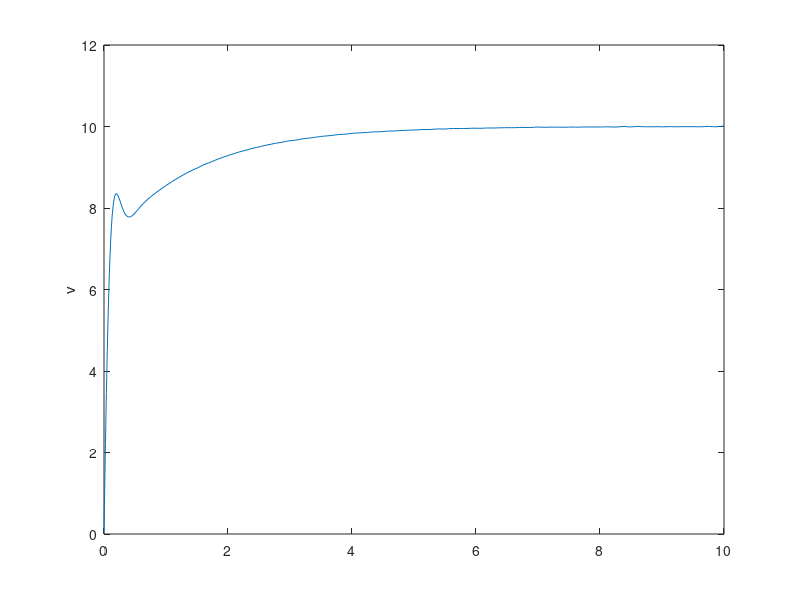
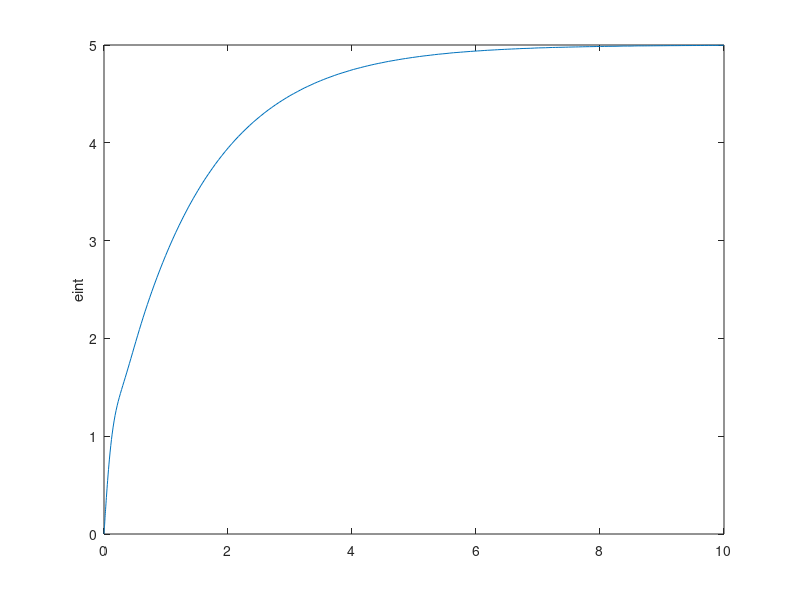
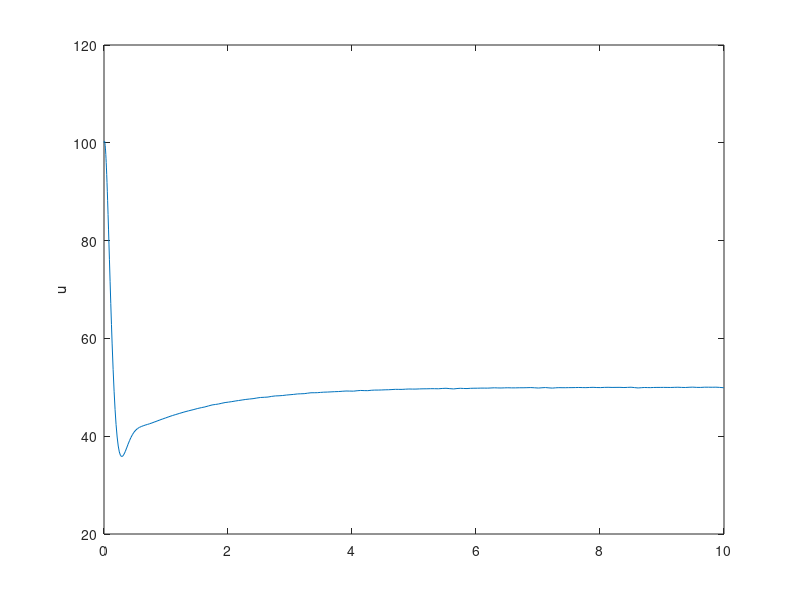
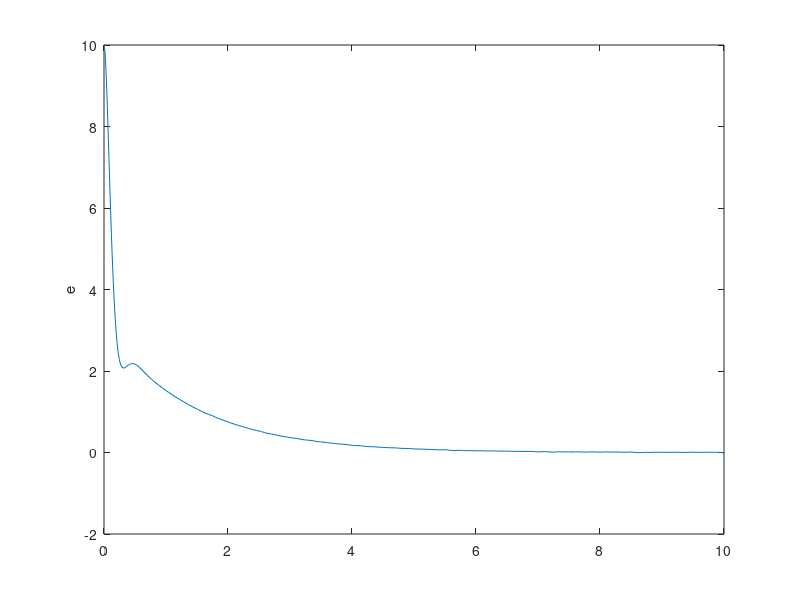

MATLAB code to generate these figures, in order:
function cruise_control()
global ki kp vc

clc
close all

kp = 10;
ki = 10;
vc = 10;

[tout,zout] = ode45(@Derivatives,[0 10],[0;0;0]);

%size(zout)
v = zout(:,1);
vtilde = zout(:,2);
eint = zout(:,3);

e = vc - vtilde;
u = kp*e + ki*eint;
%u(u>100)=100;

figure()
plot(tout,v)
ylabel('v')

figure()
plot(tout,eint)
ylabel('eint')

figure()
plot(tout,u)
ylabel('u')

figure()
plot(tout,e)
ylabel('e')




function dzdt = Derivatives(t,z)
global kp ki vc
%%% z = [v,vtilde,eint]

v = z(1);
vtilde = z(2);
eint = z(3);

e = vc - vtilde;
u = kp*e + ki*eint;

%if u > 100
%    u = 100;
%end

vdot = -5*v + u;
vtildedot = -15*vtilde + 15*v;
eintdot = e;

dzdt = [vdot;vtildedot;eintdot];
